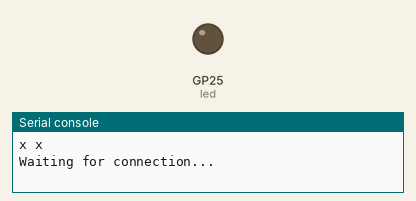
This program was run on a simulated Raspberry Pi Pico running MicroPython. Parts: output pins drawn as LEDs (lit = HIGH), the last lines printed to the serial console. WiFi joins after 1.5 s; values from a settings file that is not in the repository are placeholders; outgoing connections fail.

Above: at 0.1 s.
At 2.1 s:
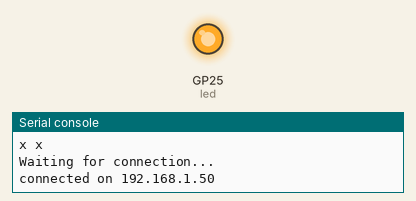
Timing chart, 0 to 3.6 s (numbered marks = the images above):
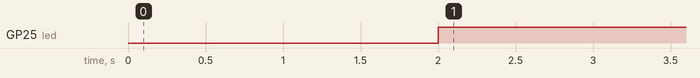

Measured:
- by itself, GP25 (led): LOW → HIGH at 2.0 s

The program:

main.py
```python
import machine
from machine import Pin, UART
import network, urequests
import gc
from ws_connection import connect_to_socket
from secrets import Secrets

led = Pin("LED", Pin.OUT, value=0)
uart = UART(1, baudrate=9600, tx=Pin(4), rx=Pin(5))
uart.init(bits=8, parity=None, stop=2)
scroll_speed = ''
scroll_state = ''
sound_state = ''
direction = 1
secrets = Secrets()
# Secrets object defined as
# class Secrets:
#     def __init__(self) -> None:
#         self.ssid = "******"
#         self.pw = "*****"

#         self.server_ip = "*****" #my house

#         self.port = ****

ssid, pw = secrets.ssid, secrets.pw
global wlan
wlan = network.WLAN(network.STA_IF)

state_url = f"http://{secrets.server_ip}:8080/get_setting_states"

while True:
    sock = connect_to_socket(ssid, pw, wlan, secrets.server_ip, secrets.port, led)
    if sock is not None:
        led.on()
        while True:
            try:
                data = sock.readline()
                if not data:
                    break

                data = data[:-1]
                if data == b'mkrq':
                #    run garbage collector to free up ram before making request
                    gc.collect()

                    # will need to change url based on what wifi you are connected to
                    response = urequests.get(state_url)
                    response = response.json()
                    print(response)
                    scroll_speed = response["scroll_speed"]
                    scroll_state = response["scroll_state"]
                    sound_state = response["sound_state"]
                    direction = response["dir"]
                #     print(scroll_speed, direction)
                    if not direction:
                        direction = 1

                    if scroll_speed == "":
                        scroll_speed = 1000

                    command_string = ''+ ',' + scroll_state + ',' + str(int(scroll_speed) * int(direction)) + ',' + sound_state + '\n'
                    uart.write(command_string)
                    print(command_string)
                else:
                    # need to combine scroll command and speed
                    command_string = data + ',' + scroll_state + ',' + str(int(scroll_speed)*int(direction)) + ',' + sound_state + '\n'
                    uart.write(command_string)
                    print(command_string)


                # print(data)
            except OSError as e:
                #handle socket erros or connection issues
                print("Socket error: ", e)
                sock.close()
                wlan.disconnect()
                wlan.active(False)
                led.off()
                break
            except KeyboardInterrupt:
                print('interrupt')
                sock.close()
                wlan.disconnect()
                wlan.active(False)
                led.off()
                break

sock.close()
wlan.disconnect()
wlan.active(False )
sleep(3)
machine.reset()
```

ws_connection.py
```python
from time import sleep
import network
import usocket as socket

def connectWifi(ssid, pw, wlan, led):
    wlan.active(True)
    wlan.disconnect()
    wlan.connect(ssid, pw)
    while wlan.isconnected() == False:
        print(ssid, pw)
        print('Waiting for connection...')
        sleep(1)

    ip = wlan.ifconfig()[0]
    print(f'connected on {ip}')
    led.on()
    return ip


def connect_to_socket(ssid, pw, wlan, ip, port, led):
    while True:
        try:
            connectWifi(ssid, pw, wlan, led)
            sock = socket.socket(socket.AF_INET, socket.SOCK_STREAM)
            server_addr = (ip, port)
            sock.connect(server_addr)

            return sock

        except OSError as e:
            print("Socket error: ", e)
            wlan.disconnect()
            wlan.active(False)
            sleep(5)
```
